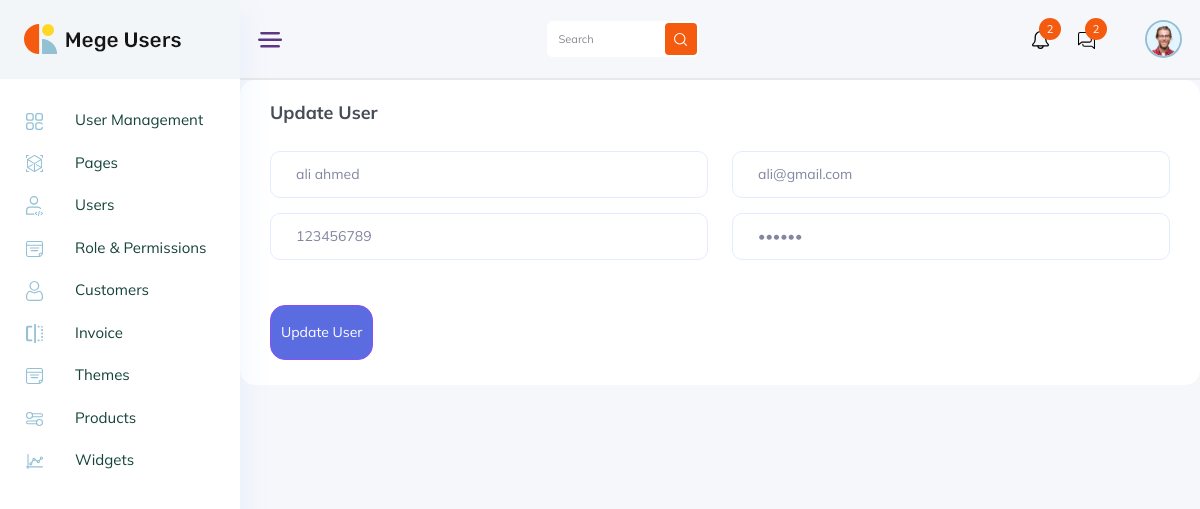
Screenshot of /update-customer.php?id=1 with the database file from the repository.
### tables this page shows
CREATE TABLE `customer_login` (
  `cust_id` int(11) NOT NULL,
  `username` varchar(255) DEFAULT NULL,
  `email` varchar(255) DEFAULT NULL,
  `password` varchar(255) DEFAULT NULL,
  `phone` int(11) DEFAULT NULL
);

### update-customer.php (the view, shortened to what this page needs)
<!DOCTYPE html>
<html lang="zxx">
<head>
<link rel="stylesheet" href="css/bootstrap1.min.css" />
<link rel="stylesheet" href="vendors/themefy_icon/themify-icons.css" />
<link rel="stylesheet" href="vendors/niceselect/css/nice-select.css" />
<link rel="stylesheet" href="vendors/owl_carousel/css/owl.carousel.css" />
<link rel="stylesheet" href="vendors/gijgo/gijgo.min.css" />
<link rel="stylesheet" href="vendors/font_awesome/css/all.min.css" />
<link rel="stylesheet" href="vendors/tagsinput/tagsinput.css" />
<link rel="stylesheet" href="vendors/datepicker/date-picker.css" />
<link rel="stylesheet" href="vendors/vectormap-home/vectormap-2.0.2.css" />
<link rel="stylesheet" href="vendors/scroll/scrollable.css" />
<link rel="stylesheet" href="vendors/datatable/css/jquery.dataTables.min.css" />
<link rel="stylesheet" href="vendors/datatable/css/responsive.dataTables.min.css" />
<link rel="stylesheet" href="vendors/datatable/css/buttons.dataTables.min.css" />
<link rel="stylesheet" href="vendors/text_editor/summernote-bs4.css" />
<link rel="stylesheet" href="vendors/morris/morris.css">
<link rel="stylesheet" href="vendors/material_icon/material-icons.css" />
<link rel="stylesheet" href="css/metisMenu.css">
<link rel="stylesheet" href="css/style1.css" />
<link rel="stylesheet" href="css/colors/default.css" id="colorSkinCSS">
</head>
<body class="crm_body_bg">
<?php
    require('side_bar.php');
?>
<section class="main_content dashboard_part large_header_bg">
<div class="container-fluid g-0">
<div class="row">
<div class="col-lg-12 p-0 ">
<div class="header_iner d-flex justify-content-between align-items-center">
<div class="line_icon open_miniSide d-none d-lg-block">
<img src="img/line_img.png" alt="">
</div>
<div class="serach_field-area d-flex align-items-center">
<div class="search_inner">
<form action="#">
<div class="search_field">
<input type="text" placeholder="Search">
</div>
<button type="submit"> <img src="img/icon/icon_search.svg" alt=""> </button>
</form>
</div>
</div>
<div class="header_right d-flex justify-content-between align-items-center">
<div class="header_notification_warp d-flex align-items-center">
<li>
<a class="bell_notification_clicker" href="#"> <img src="img/icon/bell.svg" alt="">
<span>2</span>
</a>
</li>
<li>
<a class="CHATBOX_open" href="#"> <img src="img/icon/msg.svg" alt=""> <span>2</span> </a>
</li>
</div>
<div class="profile_info">
<img src="img/client_img.png" alt="#">
</div>
</div>
</div>
</div>
</div>
</div>
<?php
        include('config.php');
        $id = $_GET['id'];
        $query = "SELECT * FROM `customer_login` WHERE `cust_id` = '$id'";
        $result = mysqli_query($conn , $query);
        $row = mysqli_fetch_row($result);
    ?>
<div class="row">
<div class="col-12">
<div class="white_card card_height_100 mb_30">
<div class="white_card_header">
<div class="box_header m-0">
<div class="main-title">
<h3 class="m-0">Update User</h3>
</div>
</div>
</div>
<form action="<?php $_SERVER["PHP_SELF"] ?>" method="POST">
<div class="white_card_body">
<div class="row">
<div class="col-lg-6">
<div class="common_input mb_15">
<input type="text" placeholder="Username" name="username" value="<?php echo $row[1];?>">
</div>
</div>
<div class="col-lg-6">
<div class="common_input mb_15">
<input type="text" placeholder="Email Address" name="email" value="<?php echo $row[2];?>">
</div>
</div>
<div class="col-lg-6">
<div class="common_input mb_15">
<input type="text" placeholder="Mobile No" name="phone" value="<?php echo $row[4];?>">
</div>
</div>
<div class="col-lg-6">
<div class="common_input mb_15">
<input type="password" placeholder="Password" name="password" value="<?php echo $row[3];?>">
</div>
</div>
<div class="col-12">
<div class="create_report_btn mt_30">
<input type="submit" class="btn_1 radius_btn d-block text-center" value="Update User" name="update">
</div>
</div>
</div>
</div>
</form>
</div>
</div>
</div>

### rows the page displays
customer_login: username "ali ahmed", email "ali@gmail.com", phone "123456789"
